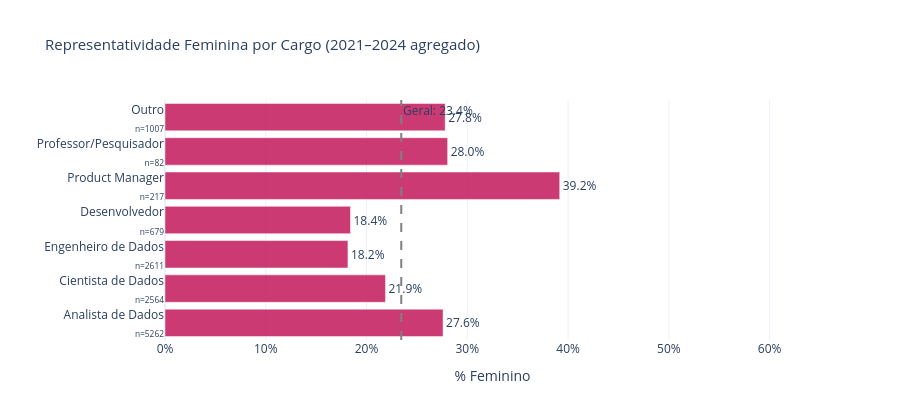

Write notebook code for a chart like this one.
### Code cell
# 2.2a — % feminino por cargo (agregado, todos os anos)
CARGO_ORDEM = [
    'Analista de Dados', 'Cientista de Dados', 'Engenheiro de Dados',
    'Desenvolvedor', 'Product Manager', 'Professor/Pesquisador', 'Outro',
]

fig = bar_pct_feminino(
    df=df,
    group_col='cargo',
    title='Representatividade Feminina por Cargo (2021–2024 agregado)',
    order=CARGO_ORDEM,
    height=420,
)
fig.show()

### Figure 1 — Plotly figure (JSON) as saved in the notebook; plotly's stock layout.template omitted (floating-point values rounded to 4 significant figures)
{"data": [{"marker": {"color": "#C2185B", "opacity": 0.85}, "orientation": "h", "text": ["27.6%", "21.9%", "18.2%", "18.4%", "39.2%", "28.0%", "27.8%"], "textposition": "outside", "type": "bar", "x": [27.59, 21.88, 18.15, 18.41, 39.17, 28.05, 27.81], "y": ["Analista de Dados<br><sub>n=5262</sub>", "Cientista de Dados<br><sub>n=2564</sub>", "Engenheiro de Dados<br><sub>n=2611</sub>", "Desenvolvedor<br><sub>n=679</sub>", "Product Manager<br><sub>n=217</sub>", "Professor/Pesquisador<br><sub>n=82</sub>", "Outro<br><sub>n=1007</sub>"]}], "layout": {"annotations": [{"showarrow": false, "text": "Geral: 23.4%", "x": 23.45, "xanchor": "left", "xref": "x", "y": 1, "yanchor": "top", "yref": "y domain"}], "height": 420, "legend": {"orientation": "h", "x": 1, "xanchor": "right", "y": 1.02}, "shapes": [{"line": {"color": "gray", "dash": "dash"}, "type": "line", "x0": 23.45, "x1": 23.45, "xref": "x", "y0": 0, "y1": 1, "yref": "y domain"}], "showlegend": false, "title": {"font": {"size": 15}, "text": "Representatividade Feminina por Cargo (2021–2024 agregado)"}, "xaxis": {"range": [0, 65], "ticksuffix": "%", "title": {"text": "% Feminino"}}, "yaxis": {"title": {"text": ""}}}}
